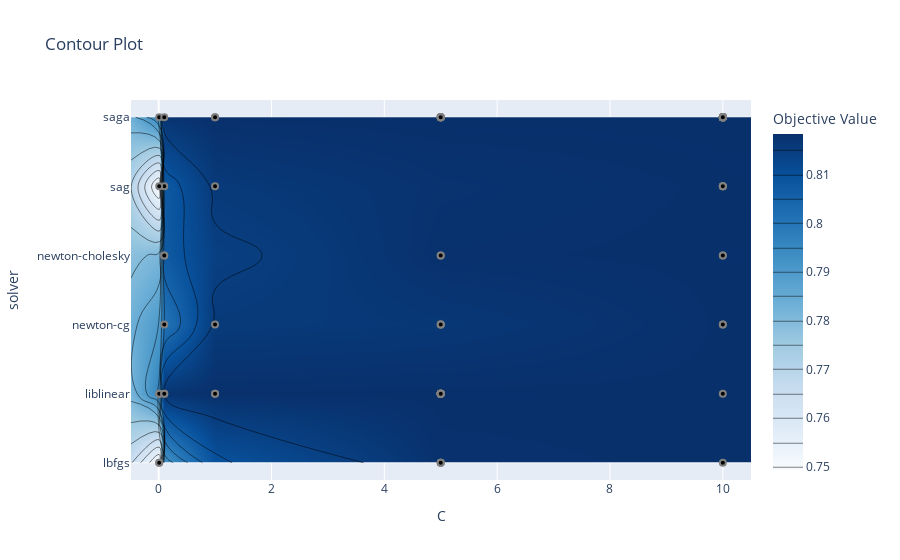

The notebook cell this image was saved under:
### Code cell
optuna.visualization.plot_contour(study, params=["solver", "C"])

### Figure 1 — Plotly figure (JSON) as saved in the notebook; plotly's stock layout.template omitted (floating-point values rounded to 4 significant figures)
{"data": [{"colorbar": {"title": {"text": "Objective Value"}}, "colorscale": [[0, "rgb(247,251,255)"], [0.125, "rgb(222,235,247)"], [0.25, "rgb(198,219,239)"], [0.375, "rgb(158,202,225)"], [0.5, "rgb(107,174,214)"], [0.625, "rgb(66,146,198)"], [0.75, "rgb(33,113,181)"], [0.875, "rgb(8,81,156)"], [1, "rgb(8,48,107)"]], "connectgaps": true, "contours": {"coloring": "heatmap"}, "hoverinfo": "none", "line": {"smoothing": 1.3}, "reversescale": false, "type": "contour", "x": [-0.4895, 0.01, 0.1, 1, 5, 10, 10.5], "y": ["lbfgs", "liblinear", "newton-cg", "newton-cholesky", "sag", "saga"], "z": [[NaN, 0.7494, NaN, NaN, 0.8179, 0.8182, NaN], [NaN, 0.7964, 0.8172, 0.8181, 0.8182, 0.8182, NaN], [NaN, NaN, 0.8, 0.8158, 0.8165, 0.8182, NaN], [NaN, NaN, 0.8072, NaN, 0.818, 0.8182, NaN], [NaN, 0.7494, 0.8073, 0.8159, NaN, 0.8182, NaN], [NaN, 0.7955, 0.8172, 0.8182, 0.8183, 0.8183, NaN]]}, {"marker": {"color": "black", "line": {"color": "Gray", "width": 2}}, "mode": "markers", "name": "Feasible Trial", "showlegend": false, "type": "scatter", "x": [0.1, 5, 5, 5, 1, 1, 5, 0.1, 0.1, 10, 0.01, 10, 10, 10, 10, 0.01, 5, 5, 5, 5, 5, 5, 5, 5, 5, 1, 0.01, 5, 5, 0.1, 5, 5, 5, 5, 5, 1, 5, 5, 0.1, 1, 5, 5, 5, 5, 0.01, 5, 0.1, 5, 5, 10, 5, 5, 5, 5, 5, 0.01, 5, 10, 10, 10, 10, 10, 10, 10, 10, 10, 10, 10, 10, 10, 10, 10, 10, 10, 10, 10, 10, 10, 10, 10, 10, 10, 10, 10, 10, 10, 10, 10, 10, 1, 10, 10, 10, 10, 10, 0.1, 10, 10, 0.01, 10], "y": ["newton-cholesky", "saga", "saga", "liblinear", "newton-cg", "sag", "newton-cg", "sag", "newton-cg", "sag", "lbfgs", "saga", "saga", "sag", "liblinear", "liblinear", "liblinear", "lbfgs", "newton-cholesky", "liblinear", "saga", "liblinear", "liblinear", "liblinear", "liblinear", "saga", "liblinear", "newton-cholesky", "lbfgs", "newton-cholesky", "saga", "liblinear", "liblinear", "liblinear", "liblinear", "liblinear", "saga", "newton-cg", "liblinear", "liblinear", "newton-cg", "liblinear", "liblinear", "liblinear", "sag", "saga", "liblinear", "liblinear", "lbfgs", "newton-cg", "saga", "saga", "saga", "saga", "saga", "saga", "saga", "saga", "saga", "saga", "saga", "saga", "saga", "saga", "saga", "saga", "saga", "saga", "saga", "saga", "saga", "saga", "saga", "saga", "saga", "newton-cholesky", "sag", "saga", "saga", "saga", "lbfgs", "saga", "saga", "saga", "saga", "saga", "saga", "newton-cholesky", "sag", "saga", "saga", "saga", "saga", "saga", "newton-cg", "saga", "saga", "saga", "lbfgs", "saga"]}, {"marker": {"color": "#cccccc", "line": {"color": "Gray", "width": 2}}, "mode": "markers", "name": "Infeasible Trial", "showlegend": false, "type": "scatter", "x": [], "y": []}], "layout": {"title": {"text": "Contour Plot"}, "xaxis": {"range": [-0.4895, 10.5], "title": {"text": "C"}}, "yaxis": {"range": [-0.25, 5.25], "title": {"text": "solver"}, "type": "category"}}}
